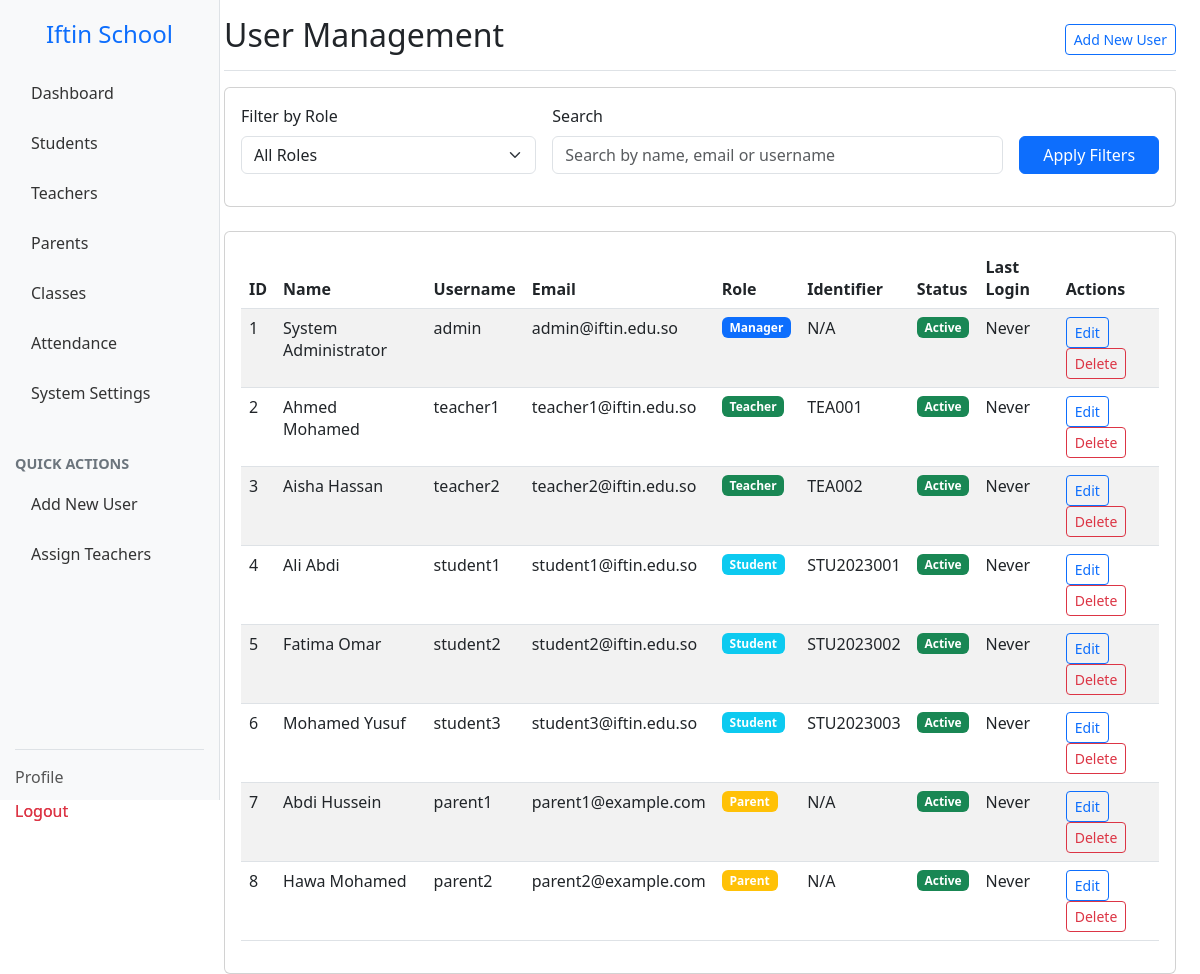
/manager/users/list.php (signed in), run on the app's committed database.
### tables this page shows
CREATE TABLE users (
  user_id INT AUTO_INCREMENT PRIMARY KEY,
  username VARCHAR(50) UNIQUE NOT NULL,
  password_hash VARCHAR(255) NOT NULL,
  email VARCHAR(100) UNIQUE NOT NULL,
  first_name VARCHAR(50) NOT NULL,
  last_name VARCHAR(50) NOT NULL,
  role ENUM('manager', 'teacher', 'student', 'parent') NOT NULL,
  phone VARCHAR(20),
  address TEXT,
  created_at TIMESTAMP DEFAULT CURRENT_TIMESTAMP,
  last_login TIMESTAMP NULL,
  is_active BOOLEAN DEFAULT TRUE,
  INDEX idx_role (role),
  INDEX idx_active (is_active)
);

### manager/users/list.php (the view, shortened to what this page needs)
<?php
require_once __DIR__ .'/../others/sidebar.php';
$query = "
    SELECT u.user_id, u.username, u.email, u.first_name, u.last_name, u.role, u.is_active,
           u.last_login, u.created_at,
           CASE
               WHEN u.role = 'student' THEN s.admission_number
               WHEN u.role = 'teacher' THEN t.employee_id
               ELSE NULL
           END as identifier
    FROM users u
    LEFT JOIN students s ON u.user_id = s.user_id
    LEFT JOIN teachers t ON u.user_id = t.user_id
    WHERE 1=1
";
$params = [];
$query .= " ORDER BY u.created_at DESC";
$page = max(1, $_GET['page'] ?? 1);
$perPage = 20;
$offset = ($page - 1) * $perPage;
$query .= " LIMIT :limit OFFSET :offset";
$params[':limit'] = $perPage;
$params[':offset'] = $offset;
$stmt = $db->prepare($query);
foreach ($params as $key => $value) {
    $stmt->bindValue($key, $value, is_int($value) ? PDO::PARAM_INT : PDO::PARAM_STR);
}
$stmt->execute();
$users = $stmt->fetchAll();
?>
<!DOCTYPE html>
<html lang="en">
<head>
    <link href="https://cdn.jsdelivr.net/npm/bootstrap@5.3.0/dist/css/bootstrap.min.css" rel="stylesheet">
    <link href="../../assets/css/sidebar.css" rel="stylesheet">
</head>
<body>
    <div class="container-fluid">
        <div class="row">
            <?php include __DIR__ . '/../others/sidebar.php'; ?>
            <main class="col-md-9 ms-sm-auto col-lg-10 px-md-4">
                <div class="d-flex justify-content-between flex-wrap flex-md-nowrap align-items-center pt-3 pb-2 mb-3 border-bottom">
                    <h1 class="h2">User Management</h1>
                    <div class="btn-toolbar mb-2 mb-md-0">
                        <a href="create.php" class="btn btn-sm btn-outline-primary">
                            <i class="bi bi-plus-circle"></i> Add New User
                        </a>
                    </div>
                </div>
                <div class="card mb-4">
                    <div class="card-body">
                        <form method="get" class="row g-3">
                            <div class="col-md-4">
                                <label for="role" class="form-label">Filter by Role</label>
                                <select id="role" name="role" class="form-select">
                                    <option value="">All Roles</option>
                                </select>
                            </div>
                            <div class="col-md-6">
                                <label for="search" class="form-label">Search</label>
                                <input type="text" class="form-control" id="search" name="search"
                                       value="<?= htmlspecialchars($_GET['search'] ?? '') ?>" placeholder="Search by name, email or username">
                            </div>
                            <div class="col-md-2 d-flex align-items-end">
                                <button type="submit" class="btn btn-primary w-100">Apply Filters</button>
                            </div>
                        </form>
                    </div>
                </div>
                <div class="card">
                    <div class="card-body">
                        <div class="table-responsive">
                            <table class="table table-striped table-hover">
                                <thead>
                                    <tr>
                                        <th>ID</th>
                                        <th>Name</th>
                                        <th>Username</th>
                                        <th>Email</th>
                                        <th>Role</th>
                                        <th>Identifier</th>
                                        <th>Status</th>
                                        <th>Last Login</th>
                                        <th>Actions</th>
                                    </tr>
                                </thead>
                                <tbody>
                                    <?php foreach ($users as $user): ?>
                                    <tr>
                                        <td><?= $user['user_id'] ?></td>
                                        <td><?= htmlspecialchars($user['first_name'] . ' ' . $user['last_name']) ?></td>
                                        <td><?= htmlspecialchars($user['username']) ?></td>
                                        <td><?= htmlspecialchars($user['email']) ?></td>
                                        <td>
                                            <span class="badge bg-<?=
                                                $user['role'] === 'manager' ? 'primary' :
                                                ($user['role'] === 'teacher' ? 'success' :
                                                ($user['role'] === 'student' ? 'info' : 'warning'))
                                            ?>">
                                                <?= ucfirst($user['role']) ?>
                                            </span>
                                        </td>
                                        <td><?= $user['identifier'] ?? 'N/A' ?></td>
                                        <td>
                                            <span class="badge bg-<?= $user['is_active'] ? 'success' : 'danger' ?>">
                                                <?= $user['is_active'] ? 'Active' : 'Inactive' ?>
                                            </span>
                                        </td>
                                        <td><?= $user['last_login'] ? date('M j, Y H:i', strtotime($user['last_login'])) : 'Never' ?></td>
                                        <td>
                                            <a href="edit.php?id=<?= $user['user_id'] ?>" class="btn btn-sm btn-outline-primary">Edit</a>
                                            <a href="delete.php?id=<?= $user['user_id'] ?>" class="btn btn-sm btn-outline-danger"
                                               onclick="return confirm('Are you sure you want to delete this user?')">Delete</a>
                                        </td>
                                    </tr>
                                    <?php endforeach; ?>
                                </tbody>
                            </table>
                        </div>
                    </div>
                </div>
            </main>
        </div>
    </div>
</body>
</html>

### data on the page
users: user_id "1", first_name+last_name "System Administrator", username "admin", email "admin@iftin.edu.so", role "Manager", identifier "N/A", is_active "Active", shows "Never"
users: user_id "2", first_name+last_name "Ahmed Mohamed", username "teacher1", email "teacher1@iftin.edu.so", role "Teacher", identifier "TEA001", is_active "Active", shows "Never"
users: user_id "3", first_name+last_name "Aisha Hassan", username "teacher2", email "teacher2@iftin.edu.so", role "Teacher", identifier "TEA002", is_active "Active", shows "Never"
users: user_id "4", first_name+last_name "Ali Abdi", username "student1", email "student1@iftin.edu.so", role "Student", identifier "STU2023001", is_active "Active", shows "Never"
users: user_id "5", first_name+last_name "Fatima Omar", username "student2", email "student2@iftin.edu.so", role "Student", identifier "STU2023002", is_active "Active", shows "Never"
users: user_id "6", first_name+last_name "Mohamed Yusuf", username "student3", email "student3@iftin.edu.so", role "Student", identifier "STU2023003", is_active "Active", shows "Never"
users: user_id "7", first_name+last_name "Abdi Hussein", username "parent1", email "parent1@example.com", role "Parent", identifier "N/A", is_active "Active", shows "Never"
users: user_id "8", first_name+last_name "Hawa Mohamed", username "parent2", email "parent2@example.com", role "Parent", identifier "N/A", is_active "Active", shows "Never"
